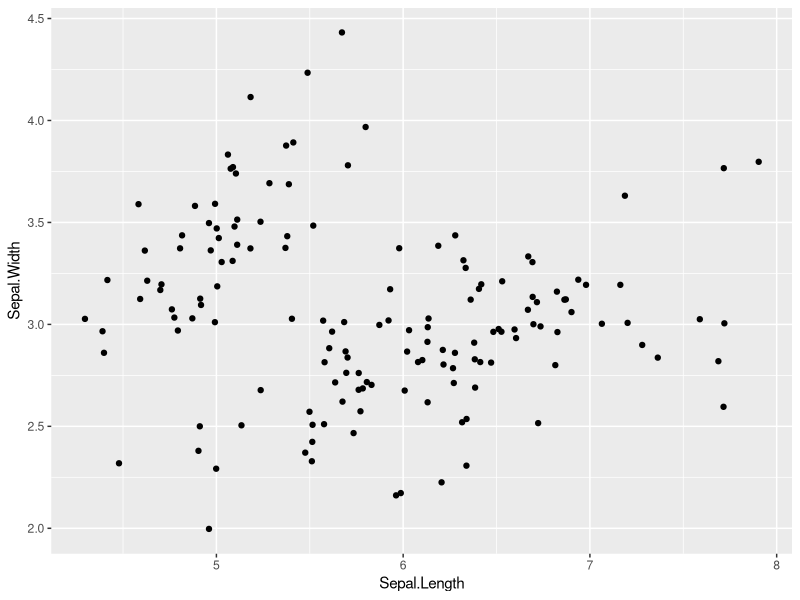

Source code (R):
# NL: using iris, make a scatter plot of Sepal.Length vs Sepal.Width with jittered points to reduce overlap
library(ggplot2)
ggplot(iris, aes(x = Sepal.Length, y = Sepal.Width)) + geom_jitter()
